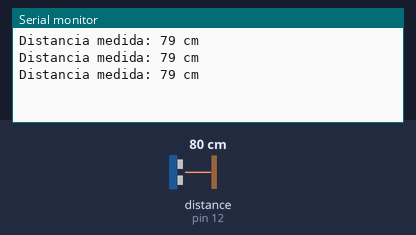
The sketch below on a simulated Arduino Uno, built with avr-gcc and run on an emulated ATmega328P. Parts: the last lines printed to the serial monitor. Wiring (inferred from the names in the program): ultrasonic range finder: trigger pin 13; echo pin 12. The test bench sets the inputs (shaded band); at power-on: distance to the obstacle (sensor on pin 12) 80 cm. The echo pulse lasts 58.3 µs per cm.

Above: at 1.3 s.
1.4 s: distance to the obstacle (sensor on pin 12) set to 196 cm
At 1.9 s:
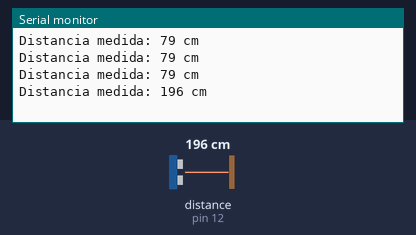
2.9 s: distance to the obstacle (sensor on pin 12) set to 204 cm
At 3.5 s:
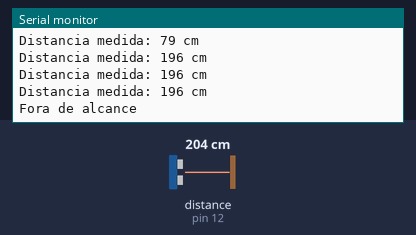

The sketch:

sketch_apr28c.ino
```cpp
/*
 HC-SR04 Ping distance sensor]
 VCC to arduino 5v GND to arduino GND
 Echo to Arduino pin 13 Trig to Arduino pin 12
 More info at: http://goo.gl/kJ8Gl
 */

#define trigPin 13
#define echoPin 12
#define blockedLedPin 11

void setup() {
  Serial.begin (9600);
  pinMode(trigPin, OUTPUT);
  pinMode(echoPin, INPUT);
  pinMode(blockedLedPin, LOW);
}

void loop() {
  long duration, distance;
  digitalWrite(trigPin, LOW);  // Added this line
  delayMicroseconds(2); // Added this line

  digitalWrite(trigPin, HIGH);
//  delayMicroseconds(1000); - Removed this line
  delayMicroseconds(10); // Added this line
  digitalWrite(trigPin, LOW);
  duration = pulseIn(echoPin, HIGH);
  distance = (duration/2) / 29.1;
  if (distance >= 200 || distance <= 0){
    Serial.println("Fora de alcance");
    //Apaga o led de bloqueio
    digitalWrite(blockedLedPin,LOW);
  }
  else {
    Serial.print("Distancia medida: ");
    Serial.print(distance);
    Serial.println(" cm");
    //Acende o led de bloqueio
    digitalWrite(blockedLedPin,HIGH);
  }
  delay(500);
}
```

Measured:
- the behaviour switches between 199 and 200 cm on distance to the obstacle (sensor on pin 12) (found by bisection; images 1 and 2)
- after the input at 1.4 s, the serial monitor: prints a new line after 0.13 s (image 1)
- after the input at 2.9 s, the serial monitor: prints a new line after 0.17 s (image 2)
